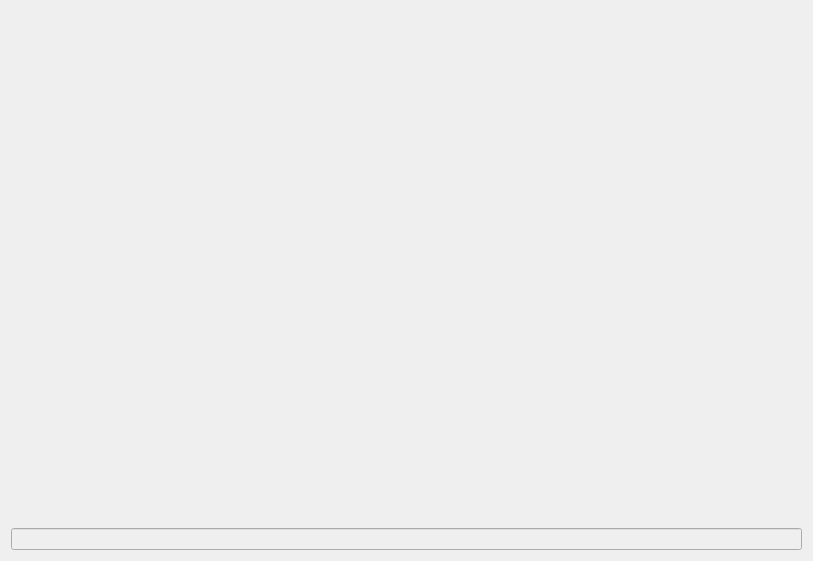
<?xml version="1.0" encoding="UTF-8"?>
<ui version="4.0">
 <class>quiz_play</class>
 <widget class="QWidget" name="quiz_play">
  <property name="geometry">
   <rect>
    <x>0</x>
    <y>0</y>
    <width>813</width>
    <height>561</height>
   </rect>
  </property>
  <property name="windowTitle">
   <string>Form</string>
  </property>
  <layout class="QVBoxLayout" name="verticalLayout">
   <item>
    <widget class="QLabel" name="quiz_text">
     <property name="text">
      <string/>
     </property>
    </widget>
   </item>
   <item>
    <widget class="QLineEdit" name="lineEdit">
     <property name="enabled">
      <bool>false</bool>
     </property>
    </widget>
   </item>
  </layout>
 </widget>
 <resources/>
 <connections/>
</ui>
